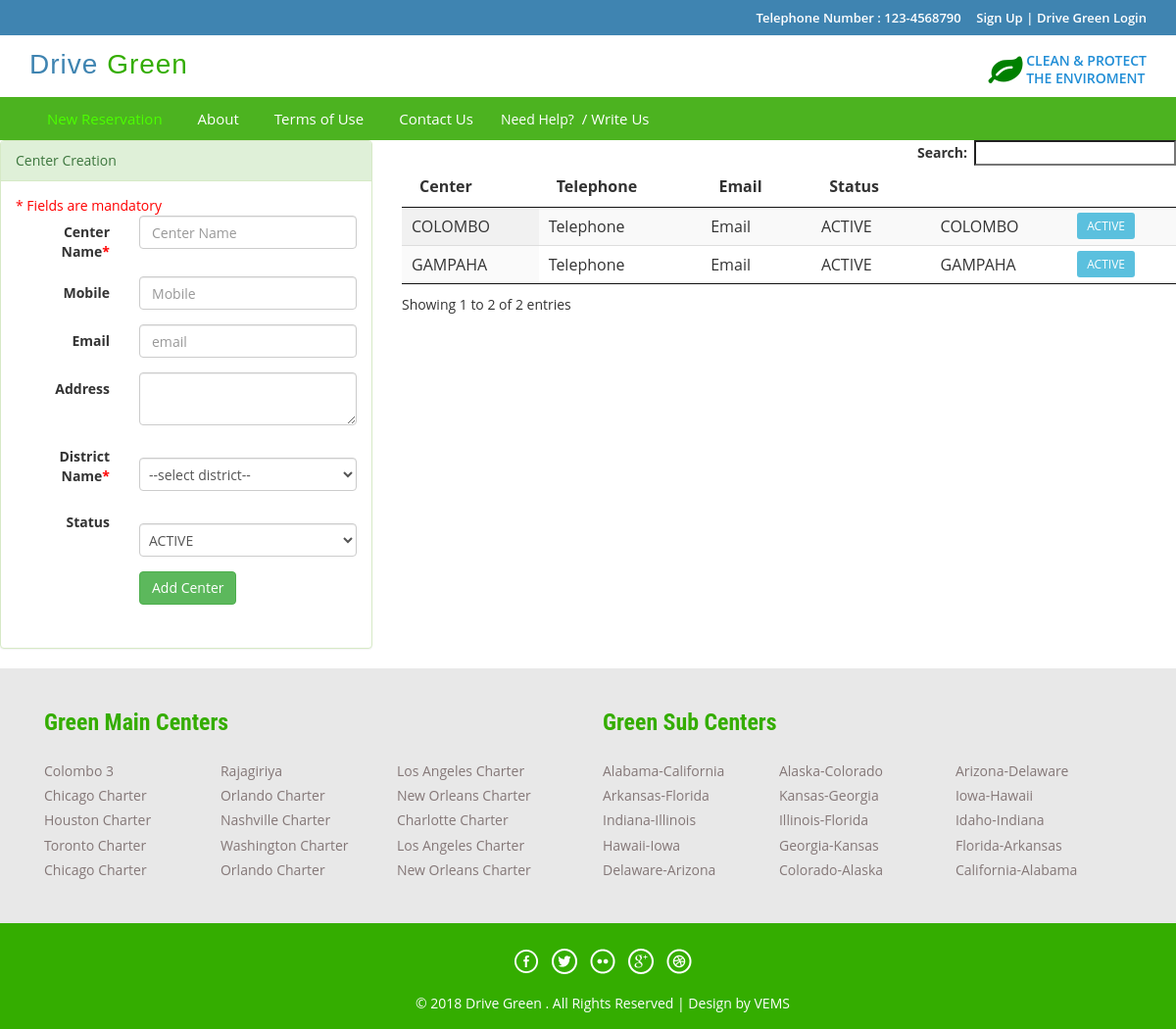
Before: /index.php/center_controller with the older database file.
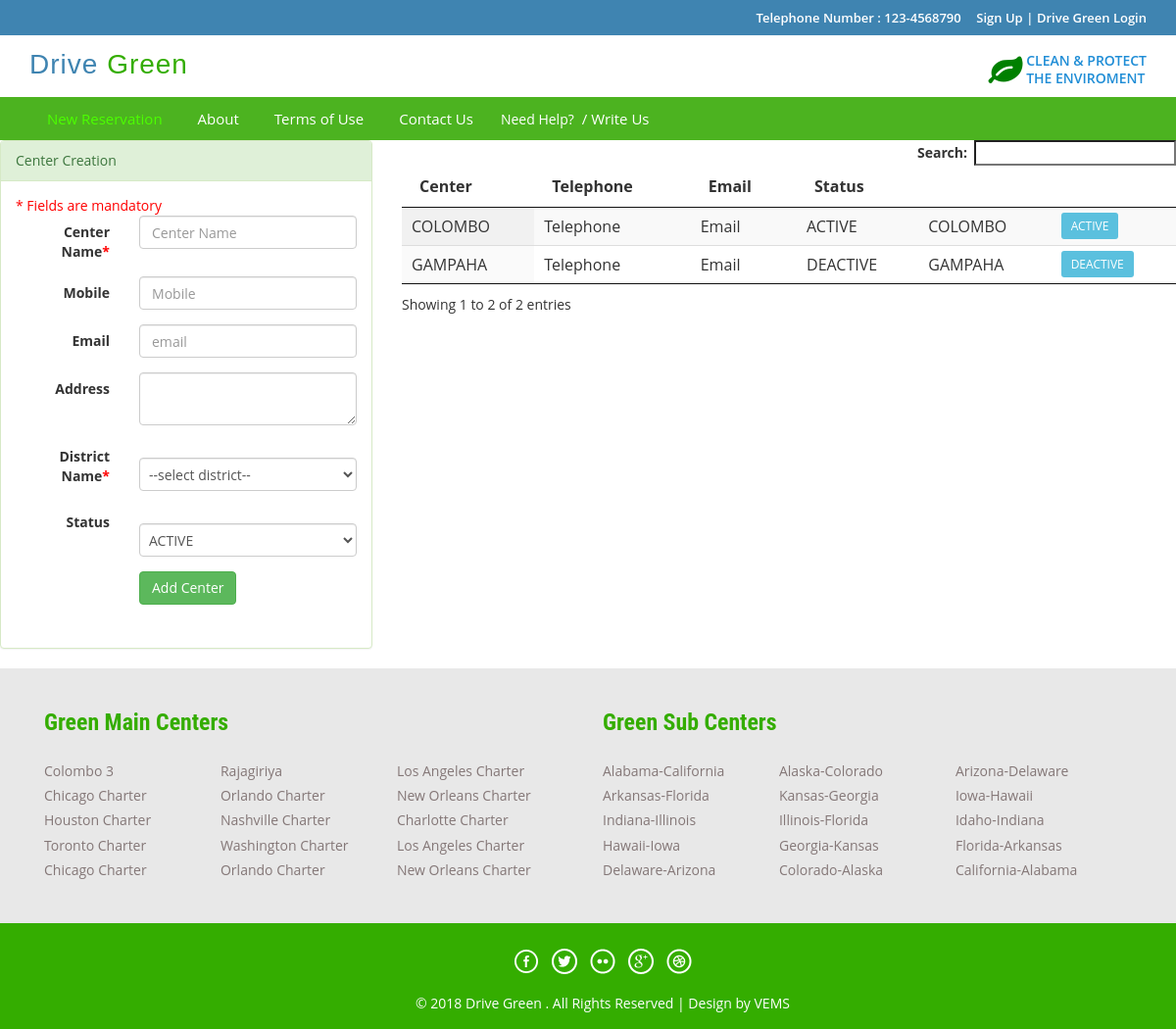
After: the same page with the newer database file.
### tables this page shows
CREATE TABLE `dg_center` (
  `id` int(5) NOT NULL AUTO_INCREMENT,
  `center_name` varchar(50) DEFAULT NULL,
  `address` varchar(50) DEFAULT NULL,
  `mobile` varchar(50) DEFAULT NULL,
  `email` varchar(50) DEFAULT NULL,
  `created_datetime` timestamp NULL DEFAULT CURRENT_TIMESTAMP,
  `created_user` int(5) DEFAULT NULL,
  `district_name` varchar(20) DEFAULT NULL,
  `status_code` varchar(20) DEFAULT 'ACTIVE',
  PRIMARY KEY (`id`),
  UNIQUE KEY `NewIndex1` (`center_name`),
  KEY `FK_dg_center` (`district_name`),
  CONSTRAINT `FK_dg_center` FOREIGN KEY (`district_name`) REFERENCES `dg_district` (`district_name`)
);

CREATE TABLE `dg_district` (
  `district_name` varchar(30) NOT NULL,
  PRIMARY KEY (`district_name`)
);

### application/controllers/Center_Controller.php (called while the page is built, shortened)
<?php
class Center_Controller extends CI_Controller {
    public function index() {
        $this->load->model(array('Center', 'District'));
        $center = new Center();
        $district = new District();
        $centerList = $center->getCenterList();
        $districtList = $district->get();
        $data['centerList'] = $centerList;
        $data['districtList'] = $districtList;
        $this->load->view('/admin/admin_center', $data);
    }
}

### index.php (called while the page is built, shortened)
<?php
require_once BASEPATH.'core/CodeIgniter.php';

### application/views/_menu.php (called while the page is built)
<?php
if(null !== $this->session->userdata('userbean')){
    switch ($this->session->userdata('userbean')->role_code) {
        case 'ADMIN':
            $this->load->view('_menu_admin.php');
            break;
        case 'MANAGER':
            $this->load->view('_menu_manager.php');
            break;
        case 'STAFF':
            $this->load->view('_menu_staff.php');
            break;
        case 'CUSTOMER':
            $this->load->view('_menu_customer.php');
            break;
    }
} else {
    $this->load->view('_menu_prelogin.php');
}
?>

### application/models/Center.php (called while the page is built, shortened)
<?php
class Center extends MY_Model {
    public function getCenterList() {
        $this->db->select('dg_center.*,dg_district.district_name');
        $this->db->from('dg_center');
        $this->db->join('dg_district','dg_center.district_name = dg_district.district_name');
        $query = $this->db->get();
        $result = $query->result();
        if ($result) {
            return $result;
        } else {
            return FALSE;
        }
    }
}

### application/views/admin/admin_center.php (the view, shortened to what this page needs)
<!DOCTYPE svg PUBLIC "-//W3C//DTD SVG 1.1//EN" "http://www.w3.org/Graphics/SVG/1.1/DTD/svg11.dtd">
<html>
    <head>
        <?php $this->load->view('basecss'); ?>
        <?php $this->load->view('basejs'); ?>
    </head>
    <body>
        <div class="top-header">
            <?php
            $this->load->view('_top_header.php');
            ?>
        </div>
        <div class="header">
            <?php
            $this->load->view('_header.php');
            ?>
        </div>
        <div class="footer-btm wow fadeInLeft animated" data-wow-delay=".5s">
            <div class="container">
                <div class="navigation">
                    <nav class="navbar navbar-default">
                        <div class="collapse navbar-collapse nav-wil" id="bs-example-navbar-collapse-1">
                            <nav class="cl-effect-1">
                                <?php
                                $this->load->view('_menu.php');
                                ?>
                            </nav>
                        </div>
                    </nav>
                </div>
            </div>
        </div>
        <div class="row">
            <div class="col-md-4">
                <div class="panel panel-success">
                    <div class="panel-heading ">Center Creation</div>
                    <div class="panel-body">
                        <form class="form-horizontal" action="<?php echo site_url('Center_Controller/add') ?>" method="post">
                            <fieldset>
                                <span class="mando-msg">* Fields are mandatory</span>
                                <div class="form-group">
                                    <label class="col-md-4 control-label" for="center_name">Center Name<span class="mando-msg">*</span></label>
                                    <div class="col-md-8">
                                        <input id="center_name" name="center_name" required="" pattern="^[a-zA-Z\s]{1,30}$" title="Only letters are allowed, max limit 30" type="text" placeholder="Center Name" class="form-control input-md">
                                    </div>
                                </div>
                                <div class="form-group">
                                    <label class="col-md-4 control-label" for="mobile">Mobile</label>
                                    <div class="col-md-8">
                                        <input id="mobile" name="mobile" type="number" placeholder="Mobile" class="form-control input-md" pattern="^[0-9]{10}$" title="Only numbers are allowed, length 10" >
                                    </div>
                                </div>
                                <div class="form-group">
                                    <label class="col-md-4 control-label" for="email">Email</label>
                                    <div class="col-md-8">
                                        <input id="email" name="email" type="text" placeholder="email" class="form-control input-md">
                                    </div>
                                </div>
                                <div class="form-group">
                                    <label class="col-md-4 control-label" for="address">Address</label>
                                    <div class="col-md-8">
                                        <textarea class="form-control" id="address" name="address" ></textarea>
                                    </div>
                                </div>
                                <div class="form-group">
                                    <label class="col-md-4 control-label" for="district_name">District Name<span class="mando-msg">*</span></label>
                                    <div class="col-md-8">
                                        <select id="status_code" required="" name="district_name" class="form-control">
                                            <option value="">--select district--</option>
                                        </select>
                                    </div>
                                </div>
                                <div class="form-group">
                                    <label class="col-md-4 control-label" for="status_code">Status</label>
                                    <div class="col-md-8">
                                        <select id="status_code" name="status_code" class="form-control">
                                            <option value="ACTIVE">ACTIVE</option>
                                        </select>
                                    </div>
                                </div>
                                <div class="form-group">
                                    <label class="col-md-4 control-label" for="singlebutton"></label>
                                    <div class="col-md-8">
                                        <button id="singlebutton" name="singlebutton" class="btn btn-success">Add Center</button>
                                    </div>
                                </div>
                            </fieldset>
                        </form>
                    </div>
                </div>
            </div>
            <div class="col-md-8">
                <table id="example" class="display" cellspacing="0" width="100%">
                    <thead>
                        <tr>
                            <th>Center</th>
                            <th>Telephone</th>
                            <th>Email</th>
                            <th>Status</th>
                            <th></th>
                            <th></th>
                        </tr>
                    </thead>
                    <tbody>
                        <?php foreach ($centerList as $value) {
                            ?>
                            <tr>
                                <td><?= $value->center_name ?></td>
                                <td>Telephone</td>
                                <td>Email</td>
                                <td><?= $value->status_code ?></td>
                                <td><?= $value->district_name ?></td>
                                <td><a class="btn-info btn-sm" href="<?= base_url('Center_Controller/updateStatus')?>/<?= $value->status_code ?>/<?= $value->id ?>"><?= $value->status_code ?></a>
                                    </td>
                            </tr>
                            <?php
                        }
                        ?>
                    </tbody>
                </table>
                <link href="css/jquery.dataTables.min.css" rel="stylesheet" type="text/css"/>
            </div>
        </div>
        <div class="footer-top">
            <div class="container">
                <?php $this->load->view('_footer_branch'); ?>
            </div>
        </div>
        <div class="copy-right">
            <div class="container">
                <?php
                $this->load->view('_footer.php');
                ?>
            </div>
        </div>
    </body>
</html>

### application/views/basecss.php
<link href="<?php echo site_url('css/bootstrap.css');?>" rel='stylesheet' type='text/css' />
<link href="<?php echo site_url('css/style.css');?>" rel='stylesheet' type='text/css' />
<link href="<?php echo site_url('css/font-awesome.css');?>" rel="stylesheet">
<link href="<?php echo site_url('css/animate.css');?>" rel="stylesheet" type="text/css" media="all">
<link href='<?php echo site_url('css/fullcalendar.min.css');?>' rel='stylesheet' />
<link href='<?php echo site_url('css/fullcalendar.print.min.css');?>' rel='stylesheet' media='print' />
<link href='<?php echo site_url('css/jquery.dataTables.min.css');?>' rel='stylesheet' />

### application/views/_top_header.php
<?php if(null !== $this->session->userdata('userbean')){ ?>
    <div class="container">
    <ul class="tp-hd-lft wow fadeInLeft animated" data-wow-delay=".5s">
        <li class="hm"><a href="#"><i class="fa fa-home"></i></a></li>
    </ul>
    <ul class="tp-hd-rgt wow fadeInRight animated" data-wow-delay=".5s">
        <li class="tol">
            <?php
            if ($this->session->userdata('userbean')) {
                $userbean = $this->session->userdata('userbean');
            } else {
                header("Location:" . site_url('User_Controller/logout'));
            }
            ?> Welcome <?= $userbean->first_name; ?>
        <li class="sigi">
            [<?= $userbean->role_code; ?>]
            <a href="<?php echo site_url('User_Controller/logout'); ?>"  data-target="#myModal4" >
                 | Logout</a>
        </li>
        </li>
    </ul>
    <div class="clearfix"></div>
</div>
<?php }else{  ?>
<div class="container">
    <ul class="tp-hd-rgt wow fadeInRight animated" data-wow-delay=".5s">
        <li class="tol">Telephone Number : 123-4568790</li>
        <li class="sig"><a href="#" data-toggle="modal" data-target="#myModal" >Sign Up</a> </li>
        <li class="sigi"> | <a href="#" data-toggle="modal" data-target="#myModal5" > Drive Green Login</a></li>
    </ul>
    <div class="clearfix"></div>
</div>
<?php }?>

### application/views/_header.php (shortened to what this page needs)
<div class="container">
                <div class="logo wow fadeInDown animated" data-wow-delay=".5s">
                    <a href="<?= base_url('/Menu_Controller/loadHome')?>">Drive <span>Green</span></a>
                </div>
                <div class="lock fadeInDown animated" data-wow-delay=".5s">
                    <li><i style="font-size: 35px;color: green" class="fa fa-leaf"></i></li>
                    <li><div class="securetxt">CLEAN &amp; PROTECT<br> THE ENVIROMENT</div></li>
                </div>
                <div class="clearfix"></div>
</div>

### application/views/_menu_prelogin.php
<ul class="nav navbar-nav">
   <li class="active"><a href="customer_new_reservation.php">New Reservation</a></li>
            <li><a href="<?php echo base_url('Menu_Controller/about'); ?>">About</a></li>
            <li><a href="<?php echo base_url('Menu_Controller/terms'); ?>">Terms of Use</a></li>
            <li><a href="<?php echo base_url('Menu_Controller/contact'); ?>">Contact Us</a></li>
            <li>Need Help?<a href="#" data-toggle="modal" data-target="#myModal3"> / Write Us </a>  </li>
    <div class="clearfix"></div>
</ul>

### application/views/_footer_branch.php
<div class="col-md-6 footer-left wow fadeInLeft animated" data-wow-delay=".5s">
                   <h3>Green Main Centers</h3>
                   <ul>
                       <li><a href="bus.html">Colombo 3 </a></li>
                       <li><a href="bus.html">Rajagiriya</a></li>
                       <li><a href="bus.html">Los Angeles Charter</a></li>
                       <li><a href="bus.html">Chicago Charter</a></li>
                       <li><a href="bus.html">Orlando Charter</a></li>
                       <li><a href="bus.html">New Orleans Charter</a></li>
                       <li><a href="bus.html">Houston Charter</a></li>
                       <li><a href="bus.html">Nashville Charter</a></li>
                       <li><a href="bus.html">Charlotte Charter</a></li>
                       <li><a href="bus.html">Toronto Charter</a></li>
                       <li><a href="bus.html">Washington Charter</a></li>
                       <li><a href="bus.html">Los Angeles Charter</a></li>
                       <li><a href="bus.html">Chicago Charter</a></li>
                       <li><a href="bus.html">Orlando Charter</a></li>
                       <li><a href="bus.html">New Orleans Charter</a></li>
                       <div class="clearfix"></div>
                   </ul>
               </div>
               <div class="col-md-6 footer-left wow fadeInRight animated" data-wow-delay=".5s">
                   <h3>Green Sub Centers</h3>
                   <ul>
                       <li><a href="travels.html">Alabama-California</a></li>
                       <li><a href="travels.html">Alaska-Colorado</a></li>
                       <li><a href="travels.html">Arizona-Delaware</a></li>
                       <li><a href="travels.html">Arkansas-Florida</a></li>
                       <li><a href="travels.html">Kansas-Georgia</a></li>
                       <li><a href="travels.html">Iowa-Hawaii</a></li>
                       <li><a href="travels.html">Indiana-Illinois</a></li>
                       <li><a href="travels.html">Illinois-Florida</a></li>
                       <li><a href="travels.html">Idaho-Indiana</a></li>
                       <li><a href="travels.html">Hawaii-Iowa</a></li>
                       <li><a href="travels.html">Georgia-Kansas</a></li>
                       <li><a href="travels.html">Florida-Arkansas</a></li>
                       <li><a href="travels.html">Delaware-Arizona</a></li>
                       <li><a href="travels.html">Colorado-Alaska</a></li>
                       <li><a href="travels.html">California-Alabama</a></li>
                       <div class="clearfix"></div>
                   </ul>
               </div>
               <div class="clearfix"></div>

### application/views/_footer.php
<div class="copy-right">
    <div class="container">
         <div class="footer-social-icons wow fadeInDown animated animated" data-wow-delay=".5s" style="visibility: visible; animation-delay: 0.5s; animation-name: fadeInDown;">
            <ul>
                <li><a class="facebook" href="#"><span>Facebook</span></a></li>
                <li><a class="twitter" href="#"><span>Twitter</span></a></li>
                <li><a class="flickr" href="#"><span>Flickr</span></a></li>
                <li><a class="googleplus" href="#"><span>Google+</span></a></li>
                <li><a class="dribbble" href="#"><span>Dribbble</span></a></li>
            </ul>
        </div>
        <p class="wow zoomIn animated animated" data-wow-delay=".5s" style="visibility: visible; animation-delay: 0.5s; animation-name: zoomIn;">© 2018 Drive Green . All Rights Reserved | Design by  <a href="#" target="_blank">VEMS</a> </p>
    </div>
</div>

Changed rows visible on the page:
changed dg_center "GAMPAHA": status_code "ACTIVE" → "DEACTIVE"
